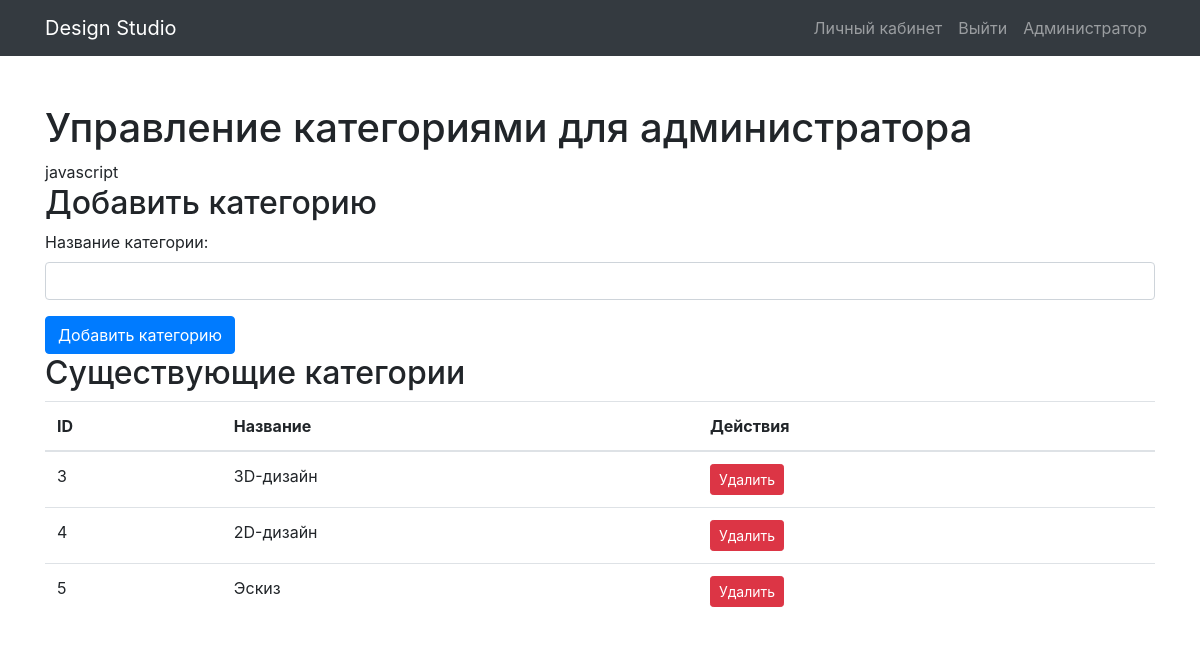
/requests/admin/categories/ (signed in), run on the app's committed database.
### apps/design/models.py (models this page shows)
class Category(models.Model):
    name = models.CharField(max_length=100)

### apps/design/views.py (the view, shortened to what this page needs)
# urls.py: path('admin/categories/', views.admin_category_management, name='admin_category_management'),
@login_required
@user_passes_test(lambda u: u.is_superuser)
def admin_category_management(request):
    categories = Category.objects.all()
    return render(request, 'admin_category_management.html', {'categories': categories})

### apps/design/templates/admin_category_management.html (shortened to what this page needs)
{% extends 'base.html' %}
{% block content %} <h1>Управление категориями для администратора</h1>
javascript
<h2>Добавить категорию</h2>
<form method="post" action="{% url 'admin_category_management' %}">
    <div class="form-group">
        <label for="category_name">Название категории:</label>
        <input type="text" class="form-control" id="category_name" name="category_name" required>
    </div>
    <button type="submit" class="btn btn-primary">Добавить категорию</button>
</form>
<h2>Существующие категории</h2>
<table class="table">
    <thead>
        <tr>
            <th>ID</th>
            <th>Название</th>
            <th>Действия</th>
        </tr>
    </thead>
    <tbody>
        {% for category in categories %}
        <tr>
            <td>{{ category.id }}</td>
            <td>{{ category.name }}</td>
            <td>
                <form method="post" action="{% url 'admin_category_management' %}">
                    <button type="submit" class="btn btn-danger btn-sm">Удалить</button>
                </form>
            </td>
        </tr>
        {% empty %}
        <tr>
            <td colspan="3">Категории не найдены.</td>
        </tr>
    {% endfor %}
    </tbody>
</table>
{% endblock %}

### data on the page
Category: id "3", name "3D-дизайн"
Category: id "4", name "2D-дизайн"
Category: id "5", name "Эскиз"
